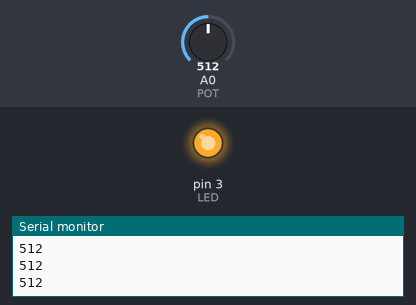
Bench run of a sketch on a simulated Arduino Uno, built with avr-gcc and run on an emulated ATmega328P. Parts: output pins drawn as LEDs (lit = HIGH), the last lines printed to the serial monitor. The test bench sets the inputs (shaded band); at power-on: A0 (POT) = 512.

Above: at 1.2 s.
1.3 s: A0 (POT) set to 503
At 2.5 s:
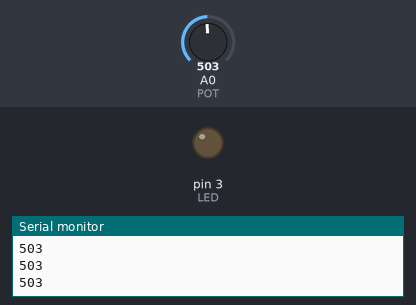
2.8 s: A0 (POT) set to 511
At 4.0 s:
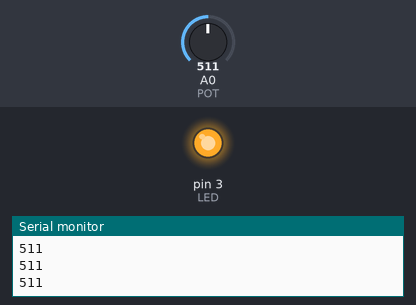
4.3 s: A0 (POT) set to 306
At 5.3 s:
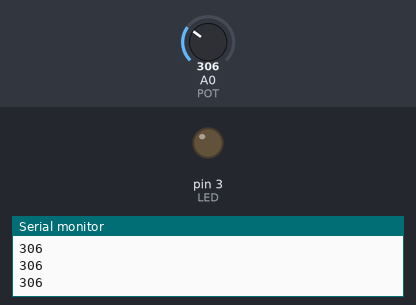
Timing chart, 0 to 7.3 s (numbered marks = the images above; inputs shaded):
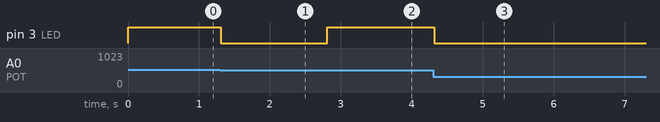

Measured:
- the behaviour switches between 511 and 510 on A0 (POT) (found by bisection; images 0 and 1)
- after the input at 1.3 s, pin 3 (LED): HIGH → LOW at once
- after the input at 2.8 s, pin 3 (LED): LOW → HIGH at once
- after the input at 4.3 s, pin 3 (LED): HIGH → LOW at once

The sketch:

sketch_mar30a.ino
```cpp
int LED = 3;
int sensorValue;
int POT = A0;

void setup(){
  pinMode( LED, OUTPUT);
  Serial.begin(9600);
}

void loop(){
  sensorValue = analogRead(POT);
  Serial.println(sensorValue);

  if(sensorValue <511) {
    digitalWrite(LED, LOW);
    }
  else {
    digitalWrite(LED, HIGH);
    }
  delay(100);
}
```
